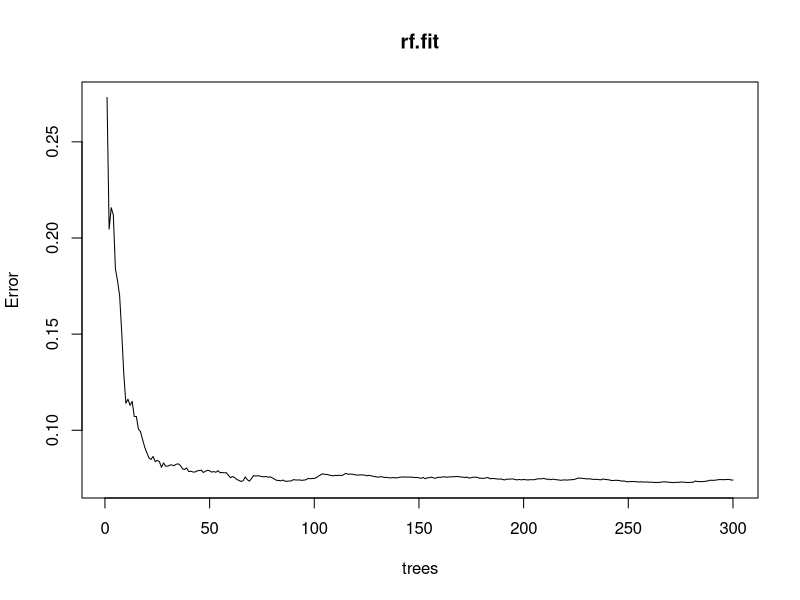
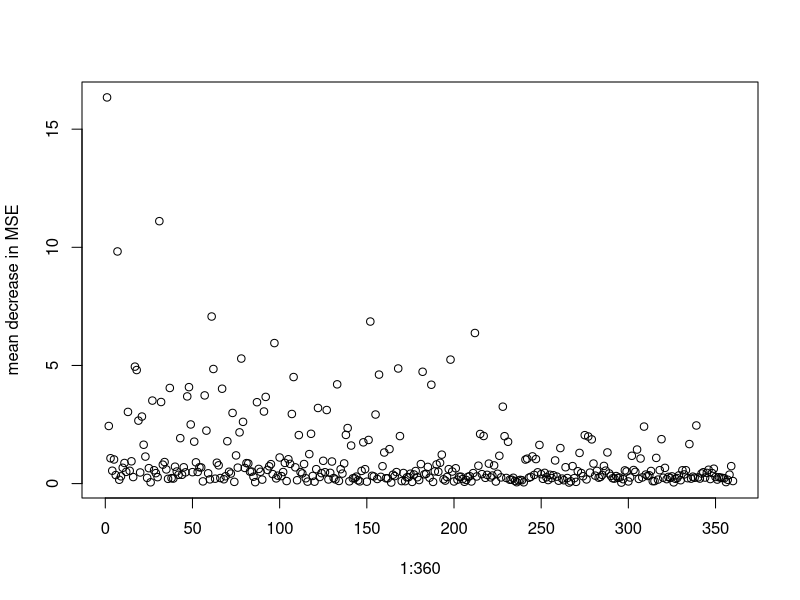
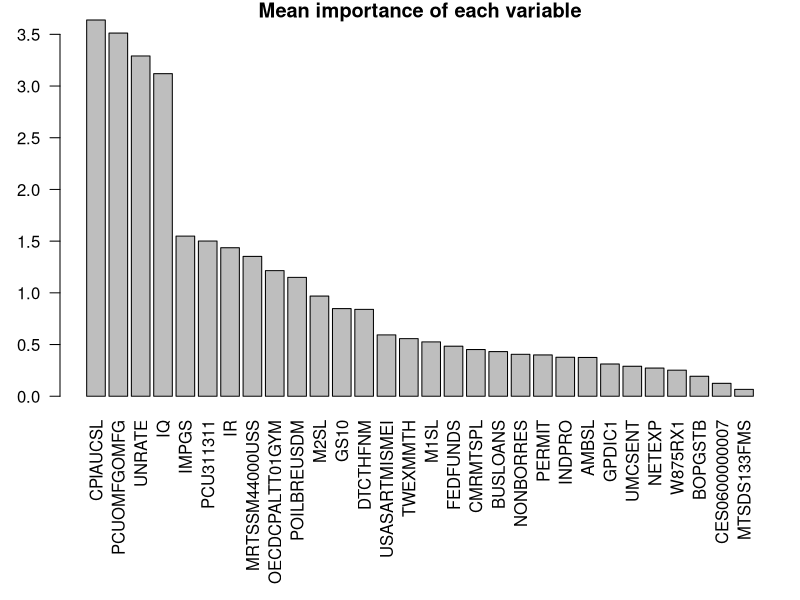
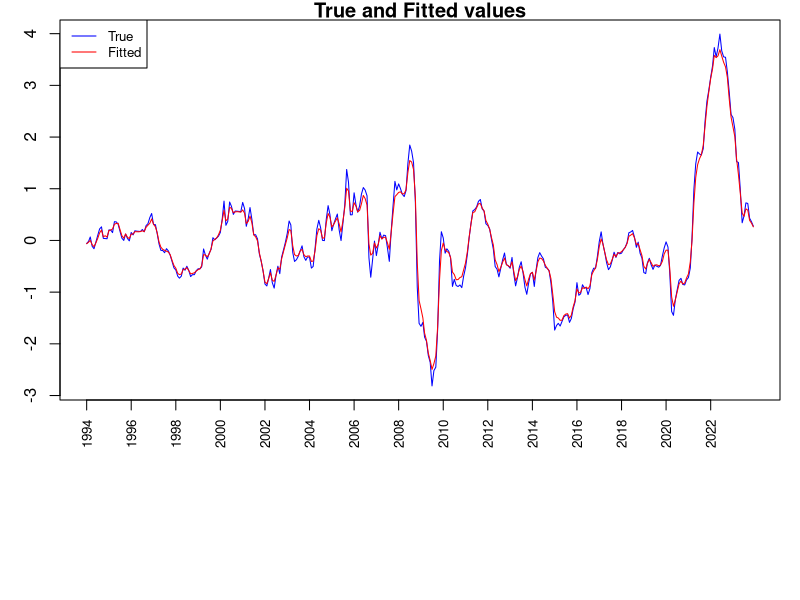
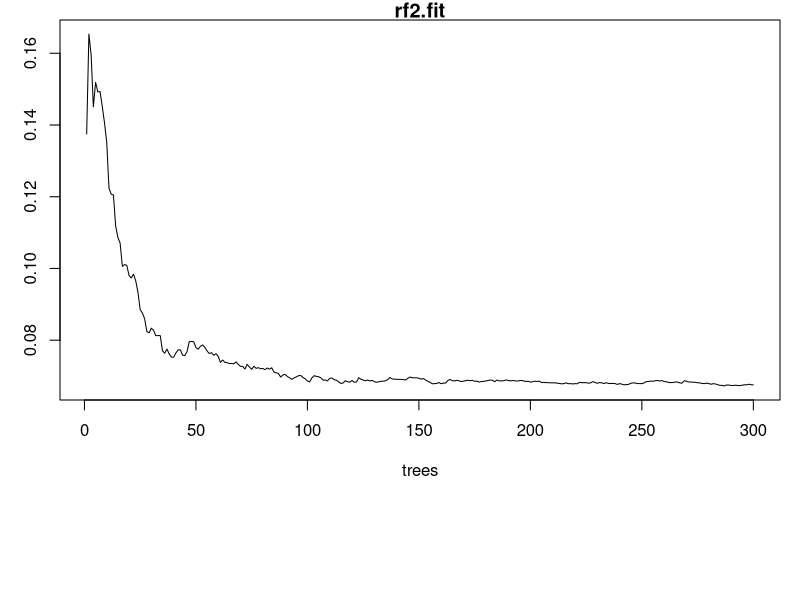
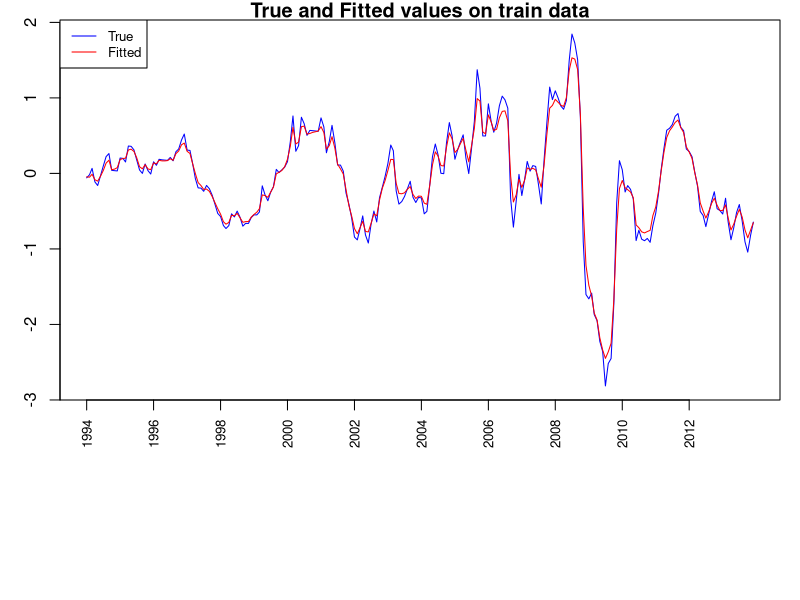
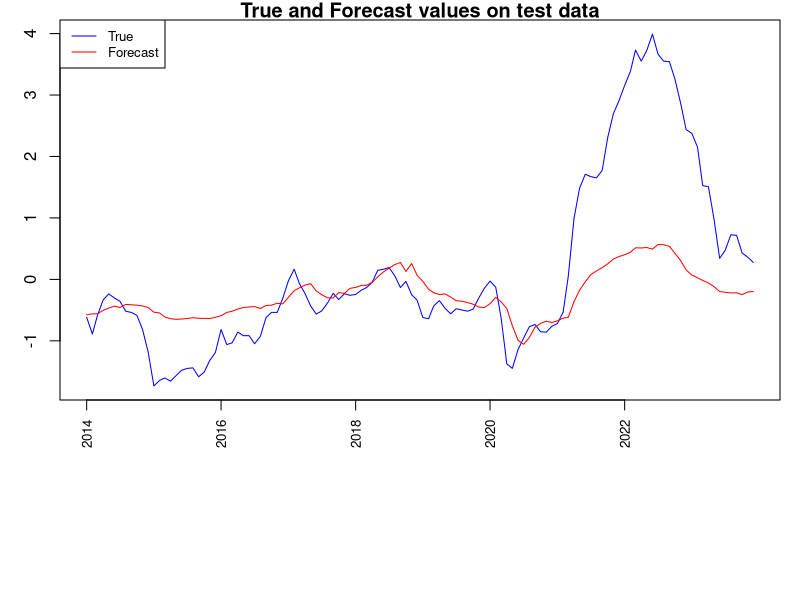
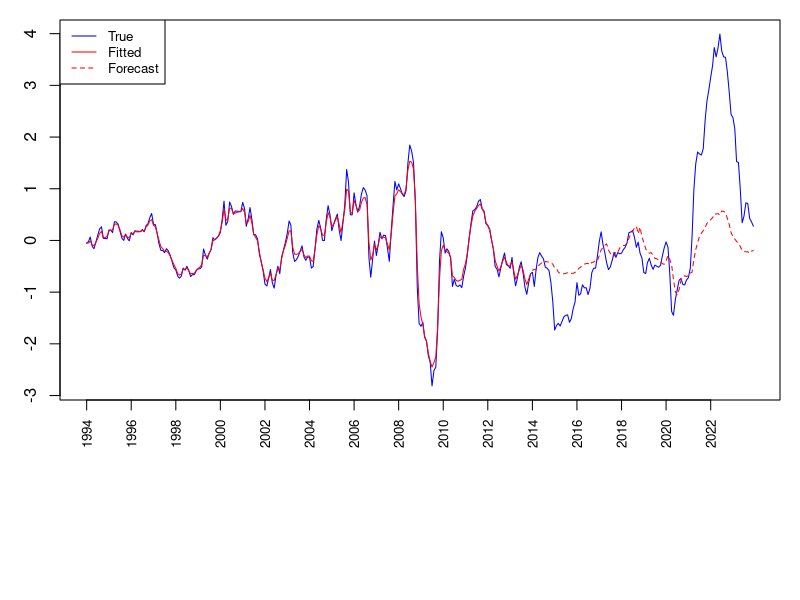

Write R code to recreate these figures, in order.
## ---- chunk 1
knitr::opts_chunk$set(echo = TRUE)
## ---- chunk 2
# Import libraries
library(randomForest)
library(lubridate)
library(dplyr)
## ---- chunk 3
# Read data
data <- read.csv("./data/inputs_rf.csv")
# Select data from January 1993 to December 2023 (31 years -> 372 observations)
raw_data <- data[25:nrow(data),]
series <- colnames(raw_data[,2:ncol(raw_data)])
dates <- raw_data$date
T <- length(dates)
## ---- chunk 4
yt <- raw_data[,2:ncol(raw_data)]
dim_yt <- dim(yt)
TT <- dim_yt[1]
NN <- dim_yt[2]
y <- as.data.frame(scale(yt,scale=TRUE)) # standardize the data for plotting
Y <- y[13:nrow(y),1]
XX<-cbind(
  setNames(y[12:(nrow(y)-1),], paste0(names(y[12:(nrow(y)-1),]),"_t-1")),
  setNames(y[11:(nrow(y)-2),], paste0(names(y[11:(nrow(y)-2),]),"_t-2")),
  setNames(y[10:(nrow(y)-3),], paste0(names(y[10:(nrow(y)-3),]),"_t-3")),
  setNames(y[9:(nrow(y)-4),], paste0(names(y[9:(nrow(y)-4),]),"_t-4")),
  setNames(y[8:(nrow(y)-5),], paste0(names(y[8:(nrow(y)-5),]),"_t-5")),
  setNames(y[7:(nrow(y)-6),], paste0(names(y[7:(nrow(y)-6),]),"_t-6")),
  setNames(y[6:(nrow(y)-7),], paste0(names(y[6:(nrow(y)-7),]),"_t-7")),
  setNames(y[5:(nrow(y)-8),], paste0(names(y[5:(nrow(y)-8),]),"_t-8")),
  setNames(y[4:(nrow(y)-9),], paste0(names(y[4:(nrow(y)-9),]),"_t-9")),
  setNames(y[3:(nrow(y)-10),], paste0(names(y[3:(nrow(y)-10),]),"_t-10")),
  setNames(y[2:(nrow(y)-11),], paste0(names(y[2:(nrow(y)-11),]),"_t-11")),
  setNames(y[1:(nrow(y)-12),], paste0(names(y[1:(nrow(y)-12),]),"_t-12")))
X1<-scale(XX,center=TRUE,scale=TRUE)
## ---- chunk 5
# Function to compute the mean square error and compare the forecasts
compute_mse <- function(actual_values, predicted_values) {
  return(mean((actual_values-predicted_values)**2))
}
## ---- chunk 6
set.seed(117)
rf.fit <- randomForest(X1,Y,ntree=300,mtry=10,importance=TRUE)
rf.fit
plot(rf.fit)
## ---- chunk 7
rf_importance = rf.fit$importance[,2]
plot(1:360,rf_importance,ylab="mean decrease in MSE")
## ---- chunk 8
df_importance = as.data.frame(rf_importance)
arrange(df_importance, desc(rf_importance))
## ---- chunk 9
df_mean_importance <- data.frame(
  variable=rep(names(y),12), rf_importance=df_importance$rf_importance)
df_mean_importance <- aggregate(rf_importance ~ variable, 
                                data = df_mean_importance, FUN = mean)
df_mean_importance_sort <- arrange(df_mean_importance, desc(rf_importance))
df_mean_importance_sort
## ---- chunk 10
par(mar = c(10 ,3, 1, 1))
barplot(df_mean_importance_sort$rf_importance, names.arg = df_mean_importance_sort$variable, las=2, main = 'Mean importance of each variable')
## ---- chunk 11
cat("MSE Global: ",compute_mse(Y, predict(rf.fit, newdata = X1)), "\n")
## ---- chunk 12
dates_plot = ymd(dates[13:length(dates)])
plot(dates_plot, Y, type='l', col='blue', main = 'True and Fitted values',
     ylab = 'CPI inflation rate growth rate (%)', xlab='', xaxt="n")
lines(dates_plot, predict(rf.fit, newdata = X1), col='red')
at1 = seq(min(dates_plot), max(dates_plot), by = "2 years")
axis.Date(side=1, dates_plot,  at=at1, las=2,  format= "%Y", cex.axis = 0.8)
legend("topleft", legend = c("True", "Fitted"), col = c("blue","red"), 
       lty = c(1,1), cex = 0.8)
## ---- chunk 13
X1_train <- X1[1:240,]
X1_test <- X1[241:nrow(X1),]
Y_train <- Y[1:240]
Y_test <- Y[241:nrow(X1)]

set.seed(117)
rf2.fit <- randomForest(X1_train,Y_train,ntree=300,mtry=10,importance=TRUE)
rf2.fit
plot(rf2.fit)
## ---- chunk 14
dates_train_plot = ymd(dates[13:252])
plot(dates_train_plot, Y_train, type='l', col='blue', 
     main = 'True and Fitted values on train data', 
     ylab = 'CPI inflation rate growth rate (%)', xlab='', xaxt="n")
lines(dates_train_plot, predict(rf2.fit, newdata = X1_train), col='red')
at1 = seq(min(dates_train_plot), max(dates_train_plot), by = "2 years")
axis.Date(side=1, dates_train_plot,  at=at1, las=2,  format= "%Y", cex.axis = 0.8)
legend("topleft", legend = c("True", "Fitted"), col = c("blue","red"), 
       lty = c(1,1), cex = 0.8)
## ---- chunk 15
dates_test_plot = ymd(dates[253:length(dates)])
plot(dates_test_plot, Y_test, type='l', col='blue',
     main = 'True and Forecast values on test data', 
     ylab = 'CPI inflation rate growth rate (%)', xlab='', xaxt="n")
lines(dates_test_plot, predict(rf2.fit, newdata = X1_test), col='red')
at1 = seq(min(dates_test_plot), max(dates_test_plot), by = "2 years")
axis.Date(side=1, dates_test_plot,  at=at1, las=2,  format= "%Y", cex.axis = 0.8)
legend("topleft", legend = c("True", "Forecast"), col = c("blue","red"), 
       lty = c(1,1), cex = 0.8)
## ---- chunk 16
cat("MSE Global: ",compute_mse(Y, predict(rf2.fit, newdata = X1)), "\n")
cat("MSE Train: ",compute_mse(Y_train, predict(rf2.fit, newdata = X1_train)), "\n")
cat("MSE Test: ",compute_mse(Y_test, predict(rf2.fit, newdata = X1_test)))
## ---- chunk 17
dates_plot = ymd(dates[13:length(dates)])
plot(dates_plot, Y, type='l', col='blue', 
     ylab = 'CPI inflation rate growth rate (%)', xlab='', xaxt="n")
lines(dates_train_plot, predict(rf2.fit, newdata = X1_train), col='red')
lines(dates_test_plot, predict(rf2.fit, newdata = X1_test), type = 'l', lty=2, col='red')
at1 = seq(min(dates_plot), max(dates_plot), by = "2 years")
axis.Date(side=1, dates_plot,  at=at1, las=2,  format= "%Y", cex.axis = 0.8)
legend("topleft", legend = c("True", "Fitted", "Forecast"), col = c("blue","red", "red"), 
       lty = c(1,1,2), cex = 0.8)
## ---- chunk 18
indices_train = sample(1:nrow(X1), size=240)
X1_train_2 <- X1[indices_train,]
X1_test_2 <- X1[-indices_train,]
Y_train_2 <- Y[indices_train]
Y_test_2 <- Y[-indices_train]
set.seed(117)
rf3.fit <- randomForest(X1_train_2,Y_train_2,ntree=300,mtry=10,importance=TRUE)
rf3.fit
plot(rf3.fit)
## ---- chunk 19
cat("MSE Global: ",compute_mse(Y, predict(rf3.fit, newdata = X1)), "\n")
cat("MSE Train: ",compute_mse(Y_train_2, predict(rf3.fit, newdata = X1_train_2)), "\n")
cat("MSE Test: ",compute_mse(Y_test_2, predict(rf3.fit, newdata = X1_test_2)), "\n")
## ---- chunk 20
dates_plot = ymd(dates[13:length(dates)])
plot(dates_plot, Y, type='l', col='blue', 
     ylab = 'CPI inflation rate growth rate (%)', xlab='', xaxt="n")
lines(dates_plot, predict(rf3.fit, newdata = X1), col='red')
at1 = seq(min(dates_plot), max(dates_plot), by = "2 years")
axis.Date(side=1, dates_plot,  at=at1, las=2,  format= "%Y", cex.axis = 0.8)
legend("topleft", legend = c("True", "Fitted"), col = c("blue","red"), 
       lty = c(1,1), cex = 0.8)
## ---- chunk 21
dates_plot = ymd(dates[13:length(dates)])
dates_train_plot = dates_plot[indices_train]
dates_test_plot = dates_plot[-indices_train]
plot(dates_plot, Y, type='l', col='blue', 
     ylab = 'CPI inflation rate growth rate (%)', xlab='', xaxt="n")
points(dates_train_plot, predict(rf3.fit, newdata = X1_train_2), col="green")
points(dates_test_plot, predict(rf3.fit, newdata = X1_test_2), col="red")
at1 = seq(min(dates_plot), max(dates_plot), by = "2 years")
axis.Date(side=1, dates_plot,  at=at1, las=2,  format= "%Y", cex.axis = 0.8)
legend("topleft", legend = c("True", "Fitted", "Forecast"), col = c("blue","green", "red"), 
       lty = c(1,1,1), cex = 0.8)
